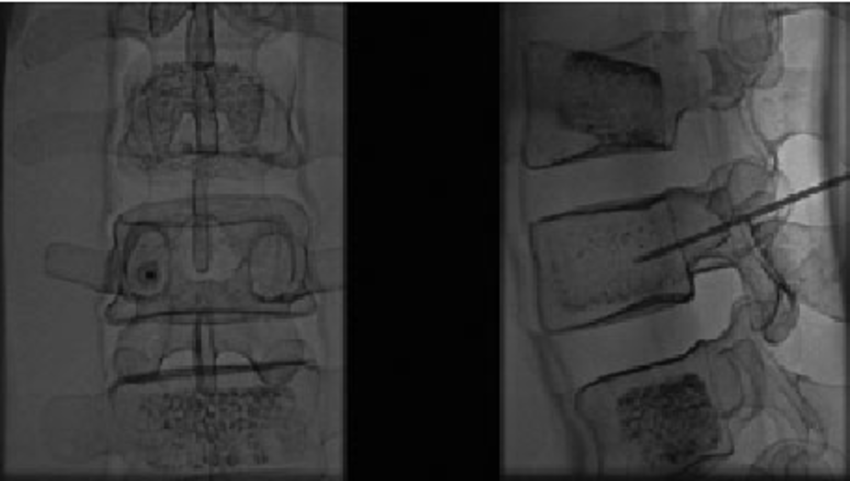
//> input picture HistogramEqualization/DIP_WEEK3_Histogram/x-ray.png, 850 x 481 px
$ ./histogramEqualize   (built with g++ and OpenCV 4)
//> lines starting //> are read from the running program, lines starting //| are printed output that depends on the picture; after the words box and inside, x2 and y2 are one past the last pixel; in counts of white or black regions, pixels touching at a corner belong together
#include "opencv2/highgui/highgui.hpp"
#include "opencv2/imgproc/imgproc.hpp"
#include <iostream>
#include <stdio.h>

using namespace cv;
using namespace std;

// FUNCTION TO DISPLAY HISTOGRAMS //

void show_histogram(std::string const& name, cv::Mat1b const& image)
{
   // Set histogram bins count
   int bins = 256;
   int histSize[] = { bins };
   // Set ranges for histogram bins
   float lranges[] = { 0, 256 };
   const float* ranges[] = { lranges };
   // create matrix for histogram
   cv::Mat hist;
   int channels[] = { 0 };

   // create matrix for histogram visualization
   int const hist_height = 256;
   cv::Mat3b hist_image = cv::Mat3b::zeros(hist_height, bins);

   cv::calcHist(&image, 1, channels, cv::Mat(), hist, 1, histSize, ranges, true, false);

   double max_val = 0;
   minMaxLoc(hist, 0, &max_val);

   // visualize each bin
   for (int b = 0; b < bins; b++) {
      float const binVal = hist.at<float>(b);
      int const height = cvRound( binVal * hist_height / max_val);
      cv::line
         (hist_image
         , cv::Point(b, hist_height - height), cv::Point(b, hist_height)
         , cv::Scalar::all(255)
         );
   }
   cv::imshow(name, hist_image);
}

int main(int, char**){
    Mat src, dst, src_, dst_, EH;
    src = imread("x-ray.png");
//> src is the input picture: 481 rows x 850 cols, CV_8UC3; min 0, max 255, mean 55.8
    src_ = imread("x-ray.png");

    cvtColor(src, dst, COLOR_RGB2GRAY);
    cvtColor(src_, dst_, COLOR_RGB2GRAY);

    equalizeHist(dst, EH);
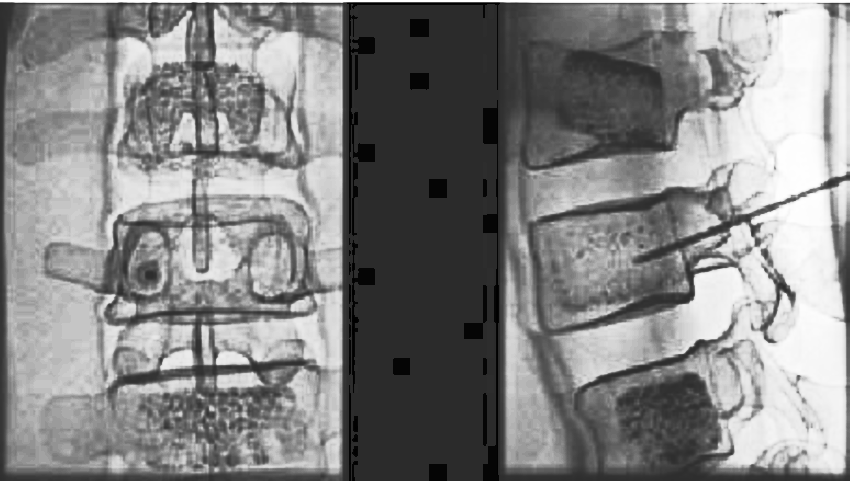
//> EH: 481 rows x 850 cols, CV_8UC1; min 0, max 255, mean 131.9

    show_histogram("hi", dst_);
//> in show_histogram, `cv::calcHist(&image, 1, channels, cv::Mat(), hist, 1, histSize, ranges..`: hist = 256 values, max 62280 at index 3, min 0 at index 179, mean 1597.1
//> in show_histogram, `minMaxLoc(hist, 0, &max_val);`: max_val = 62280
//> the loop in show_histogram, `for (int b = 0; b < bins; b++)` made 256 passes
//> (binVal, height) on passes 1 to 3: (232, 1), (911, 4), (6433, 26)
//> after the loop in show_histogram, `for (int b = 0; b < bins; b++)`:
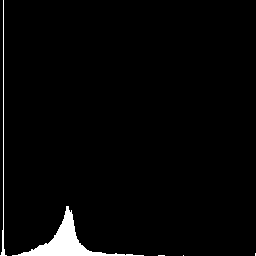
//> hist_image: 256 rows x 256 cols, CV_8UC3; 2.6% white; 5 white regions (3 under 20 px), largest, box (x1, y1, x2, y2) and area: (12, 206, 144, 256) 1377, (0, 0, 7, 256) 296
    show_histogram("bye", EH);
//> call 2 of show_histogram, with name = "bye"
//> in show_histogram (call 2), `cv::calcHist(&image, 1, channels, cv::Mat(), hist, 1, histSize, ranges..`: hist = 256 values, max 62280 at index 43, min 0 at index 2, mean 1597.1
//> the loop in show_histogram (call 2), `for (int b = 0; b < bins; b++)` made 256 passes
//> (binVal, height) on passes 1 to 3: (232, 1), (911, 4), (0, 0)
//> after the loop in show_histogram (call 2), `for (int b = 0; b < bins; b++)`:
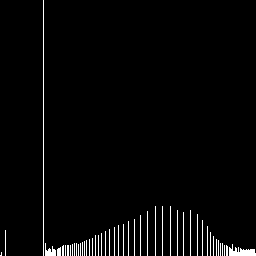
//> hist_image: 256 rows x 256 cols, CV_8UC3; 2.6% white in thin lines or dots

    imshow("1", dst_);
    imshow("2", EH);

    waitKey();
    return 0;
}
